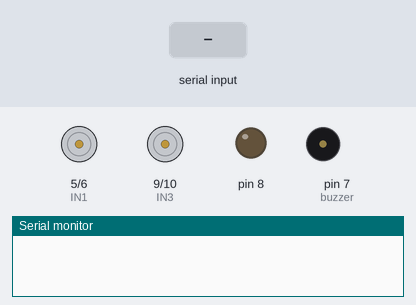
Bench run of a sketch on a simulated Arduino Uno, built with avr-gcc and run on an emulated ATmega328P. On the bench: motor-driver pin pairs drawn as motors (green arrow = first pin HIGH = forward, orange = second pin HIGH = backward, longer = more drive, scaled by the enable pin), output pins drawn as LEDs (lit = HIGH), buzzer (waves = sounding, pin HIGH), the last lines printed to the serial monitor. The test bench sets the inputs (shaded band).

Above: at 1.2 s.
1.3 s: "F" received over Serial
At 1.6 s:
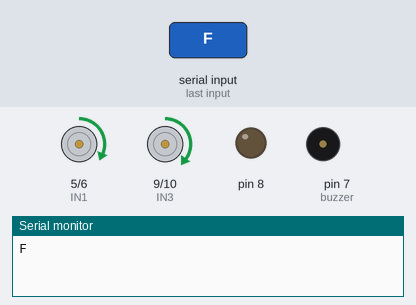
2.8 s: "B" received over Serial
At 3.6 s:
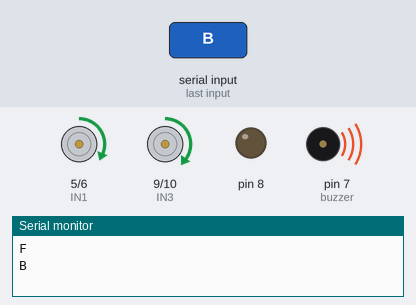
5.3 s: "S" received over Serial
At 5.8 s:
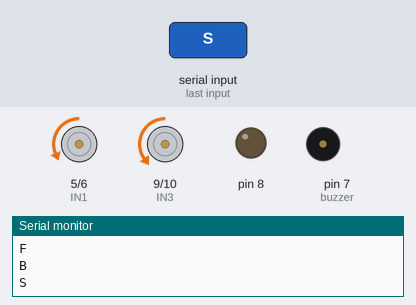
6.8 s: "B" received over Serial
At 7.6 s:
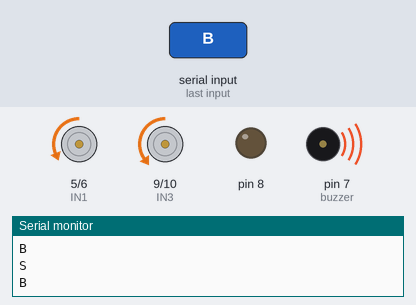
Timing chart, 0 to 9.8 s (numbered marks = the images above; inputs shaded):
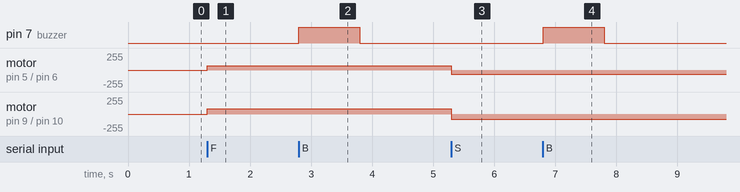

The sketch:

arduino.ino
```cpp
#define speedL 3
#define IN1 5
#define IN2 6
#define IN3 9
#define IN4 10
#define speedR 11
#define buzzer 7


void setup() {
  for (int i = 5; i <= 10; i++) {
    pinMode(i, OUTPUT);
  }
  pinMode(buzzer,OUTPUT);
  Serial.begin(9600);  // Start serial communication
}


void forward() {
  digitalWrite(IN1, HIGH);
  digitalWrite(IN2, LOW);
  digitalWrite(IN3, HIGH);
  digitalWrite(IN4, LOW);
  analogWrite(speedL, 65);
  analogWrite(speedR, 80);
}

void backward() {
  digitalWrite(IN1, LOW);
  digitalWrite(IN2, HIGH);
  digitalWrite(IN3, LOW);
  digitalWrite(IN4, HIGH);
  analogWrite(speedL, 65);
  analogWrite(speedR, 80);
}

void left() {
  digitalWrite(IN1, LOW);
  digitalWrite(IN2, LOW);
  digitalWrite(IN3, HIGH);
  digitalWrite(IN4, LOW);
  analogWrite(speedL, 0);
  analogWrite(speedR, 70);
}

void right() {
  digitalWrite(IN1, HIGH);
  digitalWrite(IN2, LOW);
  digitalWrite(IN3, LOW);
  digitalWrite(IN4, LOW);
  analogWrite(speedL, 55);
  analogWrite(speedR, 0);
}

void stop() {
  digitalWrite(IN1, LOW);
  digitalWrite(IN2, LOW);
  digitalWrite(IN3, LOW);
  digitalWrite(IN4, LOW);
  analogWrite(speedL, 0);
  analogWrite(speedR, 0);
}

void loop() {
  if (Serial.available()) {
    char sign = Serial.read();  // Read a single character
    Serial.println(sign);  // Print the received character for debugging

    if (sign == 'F') {  // 'F' for forward
      forward();
    } else if (sign == 'B') {
    digitalWrite(buzzer, HIGH);
    delay(1000);
    digitalWrite(buzzer, LOW);
    }else if (sign == 'S') {  // 'S' for stop
      backward();

    }
  }
}
```

Measured:
- after the input at 1.3 s, motor on pin 5 (IN1) / pin 6 (IN2): stopped → forward 65/255 at once; motor on pin 9 (IN3) / pin 10 (IN4): stopped → forward 80/255 at once
- after the input at 2.8 s, pin 7 (buzzer): LOW → HIGH at once, → LOW 1.0 s later
- after the input at 5.3 s, motor on pin 5 (IN1) / pin 6 (IN2): forward 65/255 → backward 65/255 at once; motor on pin 9 (IN3) / pin 10 (IN4): forward 80/255 → backward 80/255 at once
- after the input at 6.8 s, pin 7 (buzzer): LOW → HIGH at once, → LOW 1.0 s later
